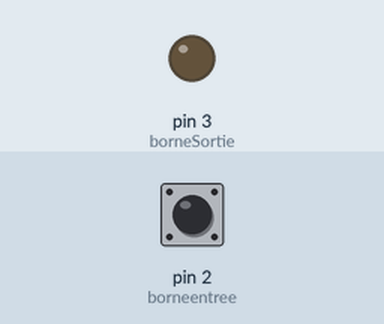
Bench run of a program on a simulated Arduino Uno, built with avr-gcc and run on an emulated ATmega328P. On the bench: output pins drawn as LEDs (lit = HIGH). The test bench sets the inputs (shaded band); at power-on: pin 2 (borneentree) HIGH.

Above: at 1.2 s.
1.3 s: pin 2 (borneentree) driven LOW
At 2.1 s:
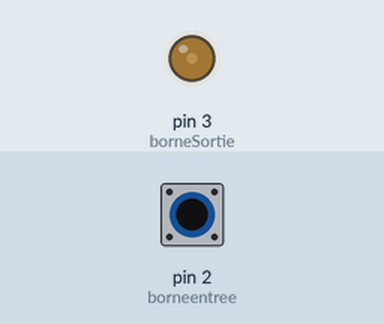
2.8 s: pin 2 (borneentree) pulsed HIGH 5 times (0.12 s each, 0.3 s apart)
At 3.37 s:
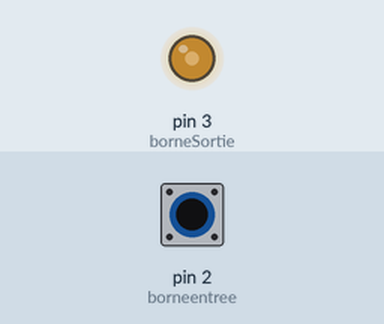
5.8 s: pin 2 (borneentree) pulsed HIGH 2 times (0.12 s each, 0.3 s apart)
At 6.07 s:
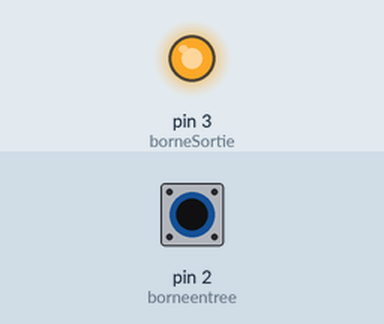
Timing chart, 0 to 8.8 s (numbered marks = the images above; inputs shaded):
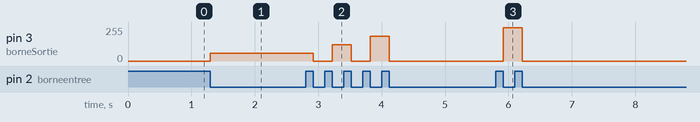

The program:

main.cpp
```cpp
#include <Arduino.h>
#include "DEL.h"

const int borneentree = 2;
const int borneSortie = 3;
int etatBouton = 0;
int valBouton = 0;
DEL* del;
float pas = 63.75;

void setup() {
  Serial.begin(9600);
  del = new DEL(3, 250);
  del->setEtat(0);
  pinMode(borneentree, INPUT);
  pinMode(borneSortie, OUTPUT);
}

void loop() {
  valBouton = digitalRead(borneentree);
  if (valBouton == 0 && etatBouton == 0){
    if (del->getEtat() == 0){
      del->setIntensite(pas);
      del->allumer();
      del->setEtat(1);
    }
    else if(del->getEtat() == 1){
      del->eteindre();
      del->setEtat(0);
    };
    etatBouton = 1;
  }
  if (valBouton == 1){
    etatBouton = 0;
  }
}
```

DEL.h
```cpp
#pragma once

class DEL{
public:
    DEL(int p_pin, float p_intensite);
    void allumer();
    void setIntensite(float p_pas);
    float getIntensite();
    void eteindre();
    void setEtat(int p_etat);
    int getEtat();
private:
    int m_pin;
    float m_intensite;
    int m_etat;
};
```

DEL.cpp
```cpp
#include <Arduino.h>
#include "DEL.h"


DEL::DEL(int p_pin, float p_intensite):
    m_pin(p_pin),
    m_intensite(p_intensite)
{
   ;
}

void DEL::allumer(){
    analogWrite(m_pin, m_intensite);
}

void DEL::eteindre(){
    analogWrite(m_pin, 0);
}

void DEL::setIntensite(float p_pas){
    m_intensite += p_pas;
}

float DEL::getIntensite(){
    return this->m_intensite;
}

void DEL::setEtat(int p_etat){
    m_etat = p_etat;
}

int DEL::getEtat(){
    return m_etat;
}
```

Measured:
- after the input at 1.3 s, pin 3 (borneSortie): 0/255 → 57/255 at once
- after the input at 2.8 s, pin 3 (borneSortie): 57/255 → 0/255 after 0.12 s, → 121/255 0.30 s later, → 0/255 0.30 s later, → 185/255 0.30 s later, … (5 changes in this stretch)
- after the input at 5.8 s, pin 3 (borneSortie): 0/255 → 249/255 after 0.12 s, → 0/255 0.30 s later
